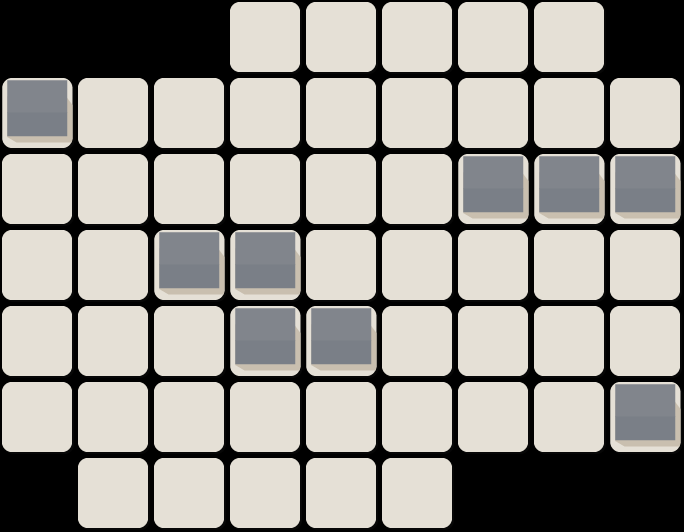

A level layout from a 2D game, rendered from its tile map. Below: a short description, then the map file with its tile-grid data intact:
An orthogonal 9x7 tile map with 76x76 px tiles, 1 tile layer (Tiles).

<map version="1.0" tiledversion="1.1.4" orientation="orthogonal" renderorder="right-down" width="9" height="7" tilewidth="76" tileheight="76" infinite="0" nextobjectid="17">
 <tileset firstgid="1" name="map-tiles" tilewidth="76" tileheight="76" tilecount="3" columns="3">
  <image source="map-tiles.png" width="228" height="76" />
 </tileset>
 <layer name="Tiles" width="9" height="7">
  <data encoding="csv">
0,0,0,2,2,2,2,2,0,
3,2,2,2,2,2,2,2,2,
2,2,2,2,2,2,3,3,3,
2,2,3,3,2,2,2,2,2,
2,2,2,3,3,2,2,2,2,
2,2,2,2,2,2,2,2,3,
0,2,2,2,2,2,0,0,0
</data>
 </layer>
</map>
